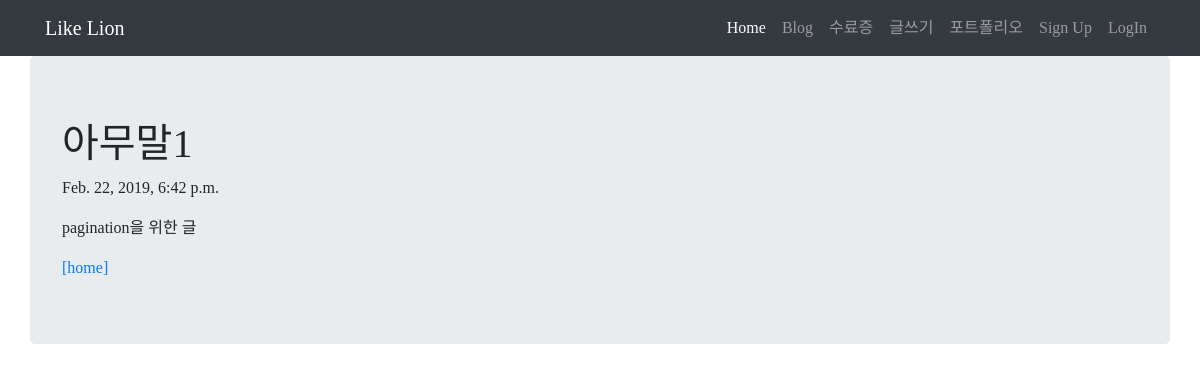
Page /blog/7/ on the committed database.
### blog/models.py (models this page shows, shortened)
class Blog(models.Model):
    title=models.CharField(max_length=200)
    pub_date = models.DateTimeField('date published')
    body = models.TextField()

### blog/views.py (the view)
# urls.py: path('<int:blog_id>/', views.detail, name='detail'),
def detail(request, blog_id):
    blog_detail = get_object_or_404(Blog, pk=blog_id)
    return render(request, 'detail.html',{'blog':blog_detail})

### blog/templates/detail.html
  {% extends 'base.html' %}
  {% block contents %}
    <body>
         <div class="container jumbotron">
            <h1>{{ blog.title }}</h1>
            <p>{{ blog.pub_date }}</p>
            <p>{{ blog.body }}</p>
            <a href="{% url 'home' %}">[home]</a>
         </div>
    </body>
    {% endblock %}

### blog/templates/base.html (style rules this page uses)
* { font-family: 'S-CoreDream-3Light' }

### rows in the picture
Blog: title "아무말1", pub_date "Feb. 22, 2019, 6:42 p.m.", body "pagination을 위한 글"
